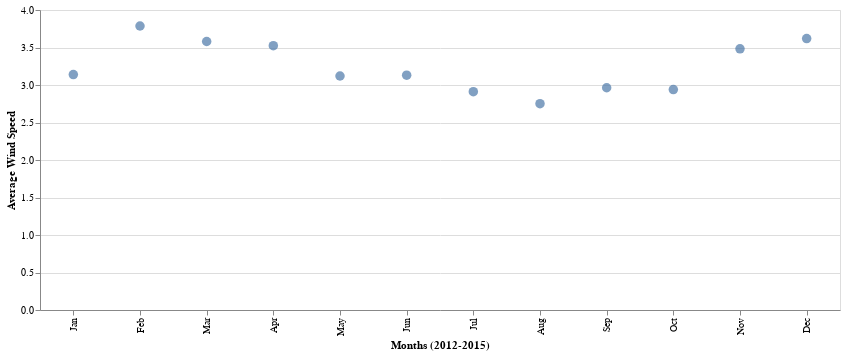

Here is the notebook cell this chart was saved with:
### Markdown cell above
## 4. Altair

### Code cell
# Your code/plot here!


alt.Chart(avg_wind).mark_circle(size = 90).encode(x = alt.X("month", title = "Months (2012-2015)",
        sort = ['Jan', 'Feb', 'Mar', 'Apr', 'May', 'Jun', 'Jul', 'Aug', 'Sep', 'Oct', 'Nov', 'Dec']),
        y = alt.Y("wind", title = "Average Wind Speed")).properties(width = 800, height = 300)

### Figure 1 — Vega-Lite specification as saved in the notebook (floating-point values rounded to 4 significant figures)
{"config": {"view": {"continuousWidth": 300, "continuousHeight": 300}}, "data": {"name": "data-f37f9a572d88b3bb111088c3bec948c9"}, "mark": {"type": "circle", "size": 90}, "encoding": {"x": {"field": "month", "sort": ["Jan", "Feb", "Mar", "Apr", "May", "Jun", "Jul", "Aug", "Sep", "Oct", "Nov", "Dec"], "title": "Months (2012-2015)", "type": "nominal"}, "y": {"field": "wind", "title": "Average Wind Speed", "type": "quantitative"}}, "height": 300, "width": 800, "$schema": "https://vega.github.io/schema/vega-lite/v5.8.0.json", "datasets": {"data-f37f9a572d88b3bb111088c3bec948c9": [{"wind": 3.139, "month": "Jan"}, {"wind": 3.787, "month": "Feb"}, {"wind": 3.58, "month": "Mar"}, {"wind": 3.524, "month": "Apr"}, {"wind": 3.12, "month": "May"}, {"wind": 3.131, "month": "Jun"}, {"wind": 2.911, "month": "Jul"}, {"wind": 2.751, "month": "Aug"}, {"wind": 2.963, "month": "Sep"}, {"wind": 2.94, "month": "Oct"}, {"wind": 3.482, "month": "Nov"}, {"wind": 3.619, "month": "Dec"}]}}
